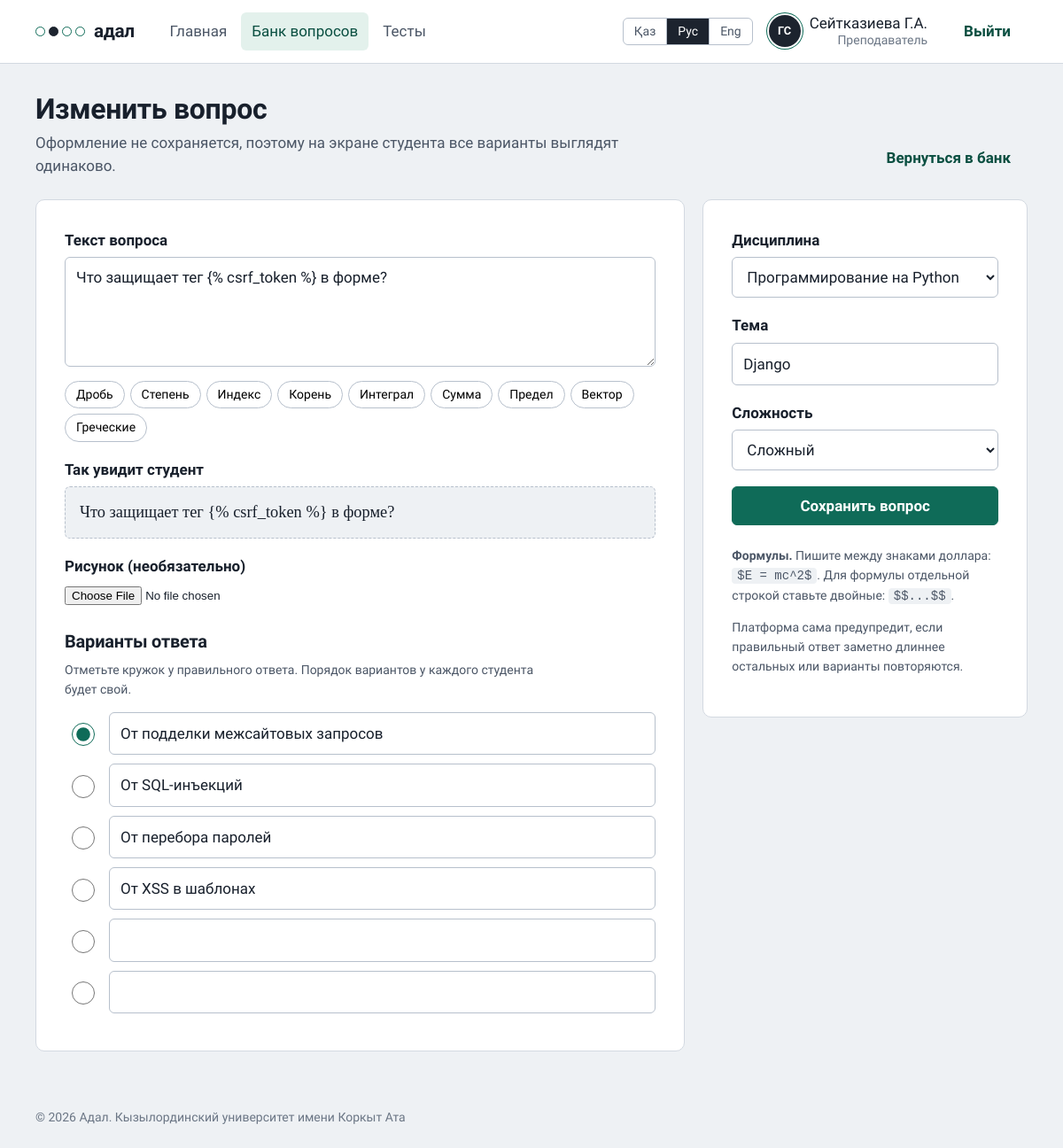
The app's page /bank/12/ (signed in) with its own data.
### accounts/models.py (models this page shows, shortened)
class User(AbstractBaseUser, PermissionsMixin):
    class Role(models.TextChoices):
        STUDENT = "student", _("Студент")
        TEACHER = "teacher", _("Преподаватель")
        ADMIN = "admin", _("Администратор")
    class Degree(models.TextChoices):
        BACHELOR = "bachelor", _("Бакалавриат")
        MASTER = "master", _("Магистратура")
        DOCTOR = "doctor", _("Докторантура")
    class ApplicationType(models.TextChoices):
        FIRST = "first", _("Первое высшее образование")
        SHORT = "short", _("Сокращённая программа (на базе ТиПО)")
        SECOND = "second", _("Второе высшее образование")
    class DocType(models.TextChoices):
        ID_CARD = "id_card", _("Удостоверение личности РК")
        PASSPORT = "passport", _("Паспорт")
        RESIDENCE = "residence", _("Вид на жительство")
    class Language(models.TextChoices):
        KAZAKH = "kk", _("Қазақша")
        RUSSIAN = "ru", _("Русский")
        ENGLISH = "en", "English"
    iin = models.CharField(_("ИИН"), max_length=12, unique=True)
    first_name = models.CharField(_("Имя"), max_length=80)
    last_name = models.CharField(_("Фамилия"), max_length=80)
    patronymic = models.CharField(_("Отчество"), max_length=80, blank=True)
    email = models.EmailField(_("Эл. почта"), blank=True)
    role = models.CharField(_("Роль"), max_length=10, choices=Role.choices, default=Role.STUDENT)
    group = models.CharField(_("Группа"), max_length=30, blank=True)
    interface_language = models.CharField(
        _("Язык интерфейса"), max_length=2, choices=Language.choices, default=Language.RUSSIAN)
    degree = models.CharField(_("Академическая степень"), max_length=10,
                              choices=Degree.choices, default=Degree.BACHELOR)
    application_type = models.CharField(_("Заявление"), max_length=10,
                                        choices=ApplicationType.choices, default=ApplicationType.FIRST)
    citizenship = models.CharField(_("Страна"), max_length=60, default="Казахстан")
    doc_type = models.CharField(_("Документ"), max_length=10, choices=DocType.choices,
                                default=DocType.ID_CARD)
    doc_number = models.CharField(_("Номер документа"), max_length=20, blank=True)
    study_language = models.CharField(_("Язык обучения"), max_length=2,
                                      choices=Language.choices, default=Language.KAZAKH)
    birth_date = models.DateField(_("Дата рождения"), null=True, blank=True)
    avatar = models.ImageField(_("Фото профиля"), upload_to="avatars/", blank=True)
    is_active = models.BooleanField(default=True)
    is_staff = models.BooleanField(default=False)
    date_joined = models.DateTimeField(default=timezone.now)
    objects = UserManager()
    USERNAME_FIELD = "iin"
    REQUIRED_FIELDS = ["first_name", "last_name"]
    class Meta:
        verbose_name = _("пользователь")
        verbose_name_plural = _("пользователи")
        ordering = ["last_name", "first_name"]
    @property
    def short_name(self) -> str:
        initials = "".join(f"{p[0]}." for p in (self.first_name, self.patronymic) if p)
        return f"{self.last_name} {initials}".strip()
    @property
    def initials(self) -> str:
        return "".join(p[0] for p in (self.first_name, self.last_name) if p).upper()
    @property
    def is_teacher(self) -> bool:
        return self.role in (self.Role.TEACHER, self.Role.ADMIN)

### exams/models.py (models this page shows, shortened)
class Question(models.Model):
    class Difficulty(models.IntegerChoices):
        EASY = 1, _("Лёгкий")
        MEDIUM = 2, _("Средний")
        HARD = 3, _("Сложный")
    subject = models.ForeignKey(Subject, on_delete=models.CASCADE, related_name="questions",
                                verbose_name=_("Дисциплина"))
    author = models.ForeignKey(settings.AUTH_USER_MODEL, on_delete=models.SET_NULL, null=True,
                               related_name="questions", verbose_name=_("Автор"))
    topic = models.CharField(_("Тема"), max_length=150, blank=True)
    text = models.TextField(_("Текст вопроса"))
    image = models.ImageField(_("Рисунок"), upload_to="questions/", blank=True)
    difficulty = models.PositiveSmallIntegerField(_("Сложность"), choices=Difficulty.choices,
                                                  default=Difficulty.MEDIUM)
    is_active = models.BooleanField(_("В банке"), default=True)
    created_at = models.DateTimeField(_("Создан"), auto_now_add=True)
    class Meta:
        verbose_name = _("вопрос")
        verbose_name_plural = _("вопросы")
        ordering = ["-created_at"]

### exams/views.py (the view, shortened to what this page needs)
# urls.py: path("bank/<int:pk>/", views.question_edit, name="question_edit"),
@teacher_required
def question_edit(request, pk=None):
    question = get_object_or_404(Question, pk=pk) if pk else None
    exam = _exam_from_request(request)
    form = QuestionForm(request.POST or None, request.FILES or None, question=question, exam=exam)
    return render(request, "exams/question_form.html",
                  {"form": form, "question": question, "exam": exam})

### exams/forms.py (called while the page is built)
def lock_subject(form, exam):
    if exam is not None:
        form.fields["subject"].queryset = Subject.objects.filter(pk=exam.subject_id)
        form.fields["subject"].initial = exam.subject_id
        form.fields["subject"].disabled = True

    @property
    def choice_rows(self):
        return [(i, self[f"choice_{i}"]) for i in range(MAX_CHOICES)]

### exams/models.py (called while the page is built)
    def __str__(self):
        return self.name

### exams/views.py (called while the page is built)
def teacher_required(view):
    @wraps(view)
    @login_required
    def wrapper(request, *args, **kwargs):
        if not request.user.is_teacher:
            raise PermissionDenied
        return view(request, *args, **kwargs)
    return wrapper

def _exam_from_request(request):
    exam_id = request.POST.get("exam") or request.GET.get("exam")
    return _own_exam(request, exam_id) if exam_id and str(exam_id).isdigit() else None

### templates/exams/question_form.html (shortened to what this page needs)
{% extends "base.html" %}
{% load i18n %}
{% block math %}{% include "_math.html" %}{% endblock %}
{% block content %}
<div class="page-head">
  <div>
    <h1>{% if question %}{% translate "Изменить вопрос" %}{% else %}{% translate "Новый вопрос" %}{% endif %}</h1>
    <p class="muted">{% translate "Оформление не сохраняется, поэтому на экране студента все варианты выглядят одинаково." %}</p>
  </div>
  {% if exam %}<a class="btn btn-quiet" href="{% url 'exams:exam_questions' exam.pk %}">{% translate "К вопросам теста" %}</a>
  {% else %}<a class="btn btn-quiet" href="{% url 'exams:question_list' %}">{% translate "Вернуться в банк" %}</a>{% endif %}
</div>
<form method="post" enctype="multipart/form-data" class="cols">
  <div class="sheet">
    <div class="field">
      <label for="{{ form.text.id_for_label }}">{% translate "Текст вопроса" %}</label>
      {{ form.text }}
      <div class="chips" aria-label="{% translate 'Вставить формулу' %}">
        <button type="button" data-tex="$\frac{a}{b}$">{% translate "Дробь" %}</button>
        <button type="button" data-tex="$x^{2}$">{% translate "Степень" %}</button>
        <button type="button" data-tex="$x_{1}$">{% translate "Индекс" %}</button>
        <button type="button" data-tex="$\sqrt{x}$">{% translate "Корень" %}</button>
        <button type="button" data-tex="$\int_{a}^{b} f(x)\,dx$">{% translate "Интеграл" %}</button>
        <button type="button" data-tex="$\sum_{i=1}^{n} a_i$">{% translate "Сумма" %}</button>
        <button type="button" data-tex="$\lim_{x \to 0}$">{% translate "Предел" %}</button>
        <button type="button" data-tex="$\vec{F}$">{% translate "Вектор" %}</button>
        <button type="button" data-tex="$\alpha, \beta, \pi$">{% translate "Греческие" %}</button>
      </div>
    </div>
    <div class="field">
      <span class="label">{% translate "Так увидит студент" %}</span>
      <div class="preview" id="preview" aria-live="polite"></div>
    </div>
    {% include "_field.html" with field=form.image %}
    <h3 style="margin-top:28px">{% translate "Варианты ответа" %}</h3>
    <p class="small muted">{% translate "Отметьте кружок у правильного ответа. Порядок вариантов у каждого студента будет свой." %}</p>
    {% for i, field in form.choice_rows %}
    <div class="choice-row">
      <span class="bubble-pick"><input type="radio" name="correct" value="{{ i }}" aria-label="{% translate "Правильный вариант" %} {{ i|add:1 }}" {% if form.correct.value|stringformat:"s" == i|stringformat:"s" %}checked{% endif %}></span>
      <div>{{ field }}{% for e in field.errors %}<p class="error">{{ e }}</p>{% endfor %}</div>
    </div>
    {% endfor %}
  </div>
  <aside class="sheet">
    {% include "_field.html" with field=form.subject %}
    {% include "_field.html" with field=form.topic %}
    {% include "_field.html" with field=form.difficulty %}
    <button class="btn btn-primary btn-block" type="submit">{% translate "Сохранить вопрос" %}</button>
    <div class="formula-help" style="margin-top:24px">
      <p><b>{% translate "Формулы." %}</b> {% translate "Пишите между знаками доллара:" %} <code>$E = mc^2$</code>{% translate ". Для формулы отдельной строкой ставьте двойные:" %} <code>$$...$$</code>.</p>
      <p>{% translate "Платформа сама предупредит, если правильный ответ заметно длиннее остальных или варианты повторяются." %}</p>
    </div>
  </aside>
</form>
{% endblock %}

### templates/base.html (shortened to what this page needs)
{% load static i18n %}{% get_current_language as LANG %}<!doctype html>
<html lang="{{ LANG }}">
<head>
  <link rel="stylesheet" href="{% static 'css/app.css' %}?v=16">
  {% block math %}{% endblock %}
</head>
<body class="{% block body_class %}{% endblock %}">
{% block chrome %}
<header class="topbar">
  <div class="topbar-in">
    <a class="wordmark" href="{% url 'dashboard' %}" aria-label="{% translate 'Адал, главная страница' %}">
      <span class="mark" aria-hidden="true"><i></i><i class="on"></i><i></i><i></i></span>{% translate "адал" %}
    </a>
    {% if user.is_authenticated %}
    {% with path=request.path %}
    <nav class="nav" aria-label="{% translate 'Разделы' %}">
      <a href="{% url 'dashboard' %}" {% if path == '/' %}aria-current="page"{% endif %}>{% translate "Главная" %}</a>
      {% if user.is_teacher %}
      <a href="{% url 'exams:question_list' %}" {% if '/bank/' in path %}aria-current="page"{% endif %}>{% translate "Банк вопросов" %}</a>
      <a href="{% url 'exams:exam_list' %}" {% if '/exams/' in path %}aria-current="page"{% endif %}>{% translate "Тесты" %}</a>
      {% endif %}
    </nav>
    {% endwith %}
    {% endif %}
    <div class="who">
      {% include "_lang.html" %}
      {% if user.is_authenticated %}
      <a class="who-link" href="{% url 'accounts:profile' %}" title="{% translate 'Профиль' %}">
        <span class="avatar" aria-hidden="true">{% if user.avatar %}<img src="{{ user.avatar.url }}" alt="">{% else %}{{ user.initials }}{% endif %}</span>
        <span class="who-name">{{ user.short_name }}<span>{{ user.get_role_display }}{% if user.group %}, {{ user.group }}{% endif %}</span></span>
      </a>
      <form method="post" action="{% url 'accounts:logout' %}">{% csrf_token %}
        <button class="btn btn-quiet logout" type="submit" aria-label="{% translate 'Выйти' %}">
          <span>{% translate "Выйти" %}</span>
        </button>
      </form>
      {% endif %}
    </div>
  </div>
</header>
{% endblock %}
<main class="{% block main_class %}page{% endblock %}">
  {% block content %}{% endblock %}
</main>
{% block footer %}<footer class="footer">{% translate "© 2026 Адал. Кызылординский университет имени Коркыт Ата" %}</footer>{% endblock %}
</body>
</html>

### templates/_field.html (shortened to what this page needs)
{% load i18n %}<div class="field">
  {% if field.field.widget.input_type == "checkbox" %}
  <label class="check">{{ field }} <span>{{ field.label }}</span></label>
  {% else %}
  <label for="{{ field.id_for_label }}">{{ field.label }}</label>
  {{ field }}
  {% endif %}
</div>

### records on screen
User: initials "ГС", short_name "Сейтказиева Г.А.", role "Преподаватель"
Question: text "Что защищает тег {% csrf_token %} в форме?", subject "Программирование на Python", topic "Django", difficulty "Сложный"

### other values on screen
{{ field.label }} "Рисунок (необязательно) Дисциплина Тема Сложность"
